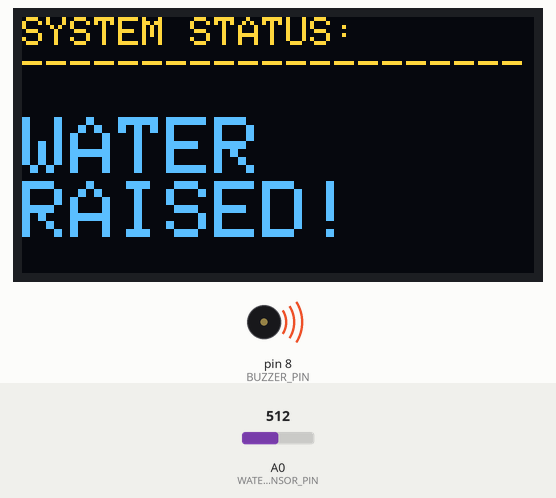
Simulated run of this sketch. Board: Arduino Uno, built with avr-gcc and run on an emulated ATmega328P. On the bench: 128×64 one-colour display, buzzer (waves = sounding, pin HIGH). The test bench sets the inputs (shaded band); at power-on: A0 (WATER_SENSOR_PIN) = 512. The OLED is the two-colour kind (top 16 rows yellow); what the sketch prints to the serial monitor is not drawn.

Above: at 1.29 s.
1.3 s: A0 (WATER_SENSOR_PIN) set to 486
At 3.0 s:
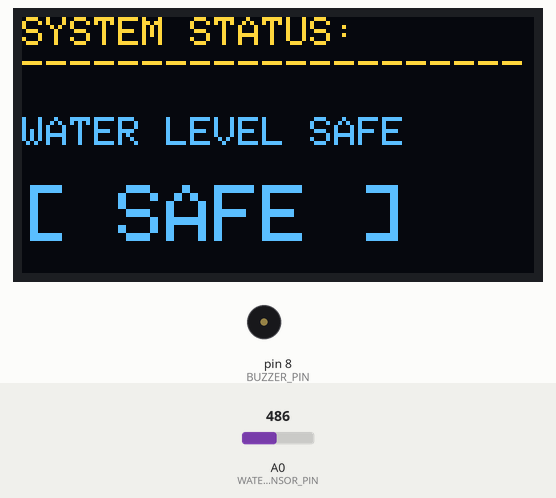
3.3 s: A0 (WATER_SENSOR_PIN) set to 510
At 3.52 s:
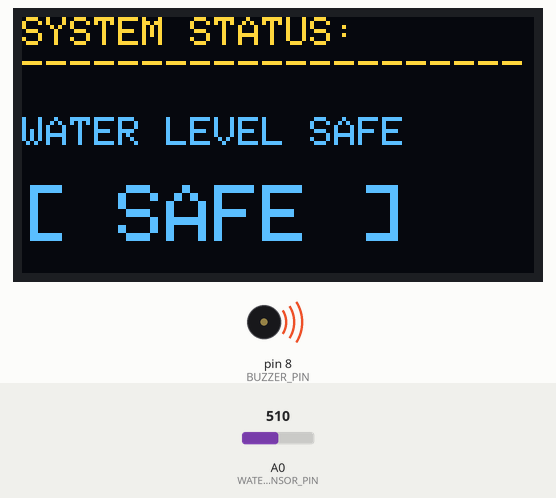
5.4 s: A0 (WATER_SENSOR_PIN) set to 490
At 5.65 s:
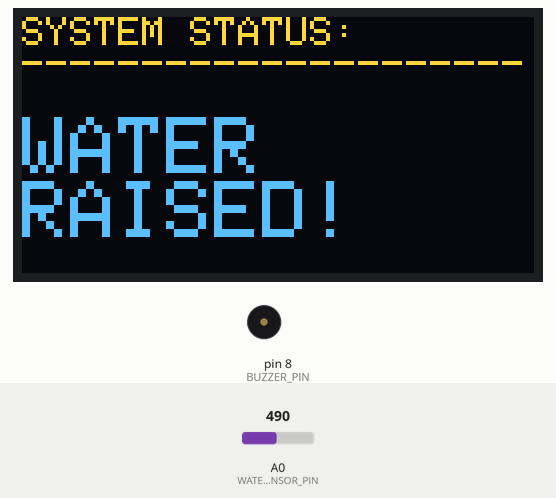
7.3 s: A0 (WATER_SENSOR_PIN) set to 511
At 10.52 s:
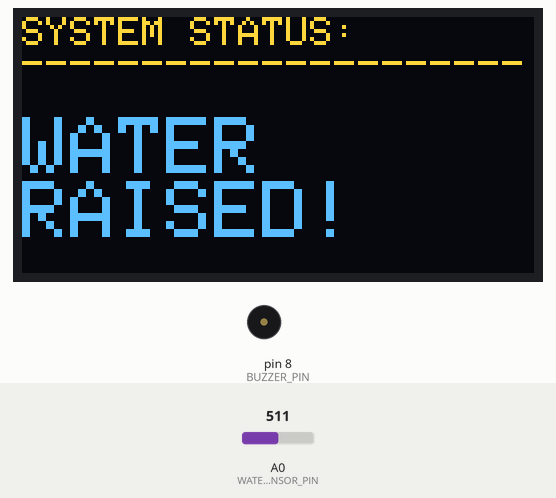
Timing chart, 0 to 10.6 s (numbered marks = the images above; inputs shaded):
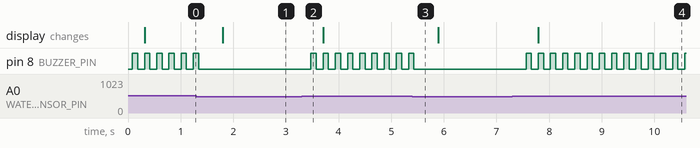

Measured:
- the behaviour switches between 501 and 500 on A0 (WATER_SENSOR_PIN) (found by bisection; images 0 and 1)
- after the input at 1.3 s, pin 8 (BUZZER_PIN): goes on until 1.3 s, then stays LOW; the display: changes after 0.50 s (image 1)
- after the input at 3.3 s, pin 8 (BUZZER_PIN): alternates HIGH for 0.10 s and LOW for 0.13 s, starting after 0.17 s
- after the input at 5.4 s, pin 8 (BUZZER_PIN): goes on until 5.4 s, then stays LOW
- after the input at 7.3 s, pin 8 (BUZZER_PIN): alternates HIGH for 0.10 s and LOW for 0.13 s, starting after 0.26 s; the display: changes after 0.49 s (image 4)
- by itself, pin 8 (BUZZER_PIN): alternates HIGH for 0.10 s and LOW for 0.13 s

The sketch:

Water_Level_Sensor_Module.ino
```cpp
#include <SPI.h>
#include <Wire.h>
#include <Adafruit_GFX.h>
#include <Adafruit_SSD1306.h>

#define SCREEN_WIDTH 128
#define SCREEN_HEIGHT 64

#define OLED_RESET -1
Adafruit_SSD1306 display(SCREEN_WIDTH, SCREEN_HEIGHT, &Wire, OLED_RESET);

// Definisikan Pin
const int WATER_SENSOR_PIN = A0;
const int BUZZER_PIN = 8;  // Pin Digital 8 untuk Buzzer

// AMBANG BATAS SENSITIVITAS:
// Jika nilai sensor turun di bawah angka ini, alarm akan berbunyi
const int WATER_THRESHOLD = 500;

void setup() {
  Serial.begin(9600);

  pinMode(WATER_SENSOR_PIN, INPUT);
  pinMode(BUZZER_PIN, OUTPUT);  // Atur pin buzzer sebagai OUTPUT

  // Matikan buzzer di awal program
  digitalWrite(BUZZER_PIN, LOW);

  // Inisialisasi OLED
  if (!display.begin(SSD1306_SWITCHCAPVCC, 0x3C)) {
    Serial.println(F("OLED Allocation Failed!"));
    for (;;)
      ;
  }

  display.clearDisplay();
  display.setTextColor(SSD1306_WHITE);

  Serial.println("--- Monitoring Banjir + Alarm Buzzer Dimulai ---");
}

void loop() {
  // Baca nilai analog dari sensor api (0 - 1023)
  int rawWaterValue = analogRead(WATER_SENSOR_PIN);

  // Tampilkan data di Serial Monitor
  Serial.print("Water Sensor Value: ");
  Serial.print(rawWaterValue);

  display.clearDisplay();
  display.setTextSize(1);
  display.setCursor(0, 0);
  display.println("SYSTEM STATUS:");
  display.println("---------------------");

  // Logika pengecekan kondisi Api
  if (rawWaterValue > WATER_THRESHOLD) {
    Serial.println(" -> [STATUS: WATER DETECTED! ALARM ON]");

    // Tampilan OLED saat ada api
    display.setTextSize(2);
    display.setCursor(0, 25);
    display.println("WATER");
    display.println("RAISED!");

    // --- AKTIVITAS ALARM (BUZZER KONDISI ADA API) ---
    // Membuat suara putus-putus (beep-beep) berkecepatan tinggi
    digitalWrite(BUZZER_PIN, HIGH);
    delay(100);
    digitalWrite(BUZZER_PIN, LOW);
    delay(100);
  } else {
    Serial.println(" -> [STATUS: SAFE]");

    // Tampilan OLED saat kondisi aman
    display.setTextSize(1);
    display.setCursor(0, 25);
    display.println("WATER LEVEL SAFE");

    display.setTextSize(2);
    display.setCursor(0, 42);
    display.println("[ SAFE ]");

    // --- PASTIKAN BUZZER MATI SAAT AMAN ---
    digitalWrite(BUZZER_PIN, LOW);
    delay(300);  // Jeda pembacaan normal sejenak
  }

  display.display();
}
```
